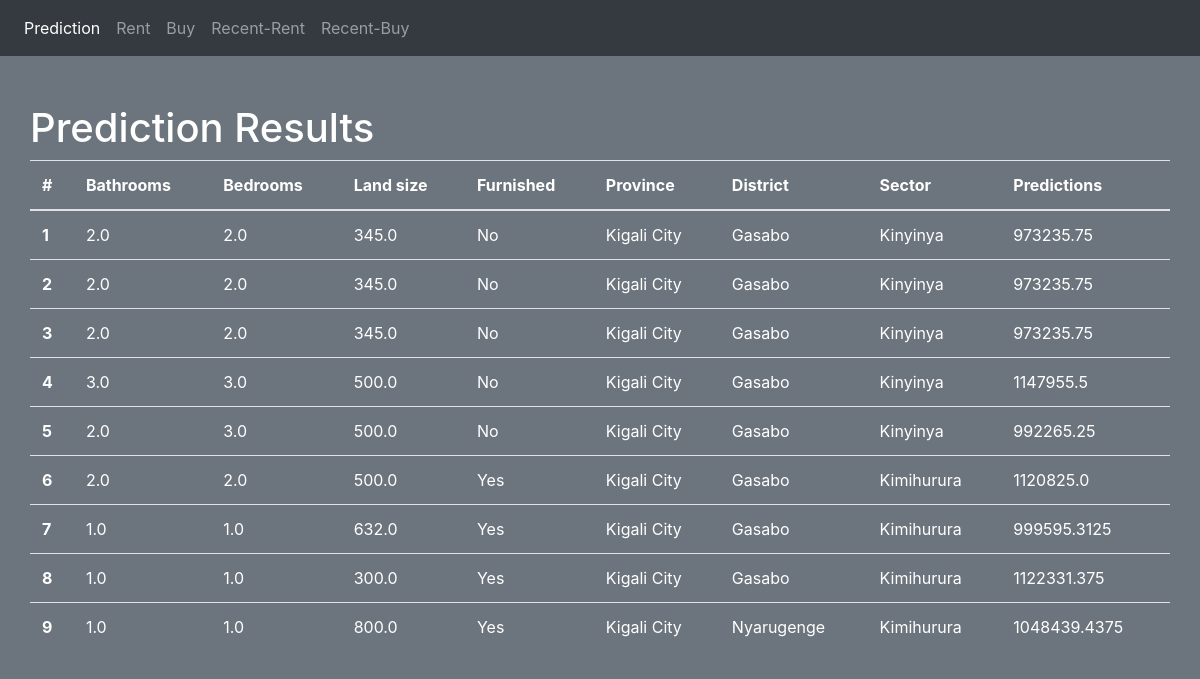
/results/, run on an earlier commit of the app's database.
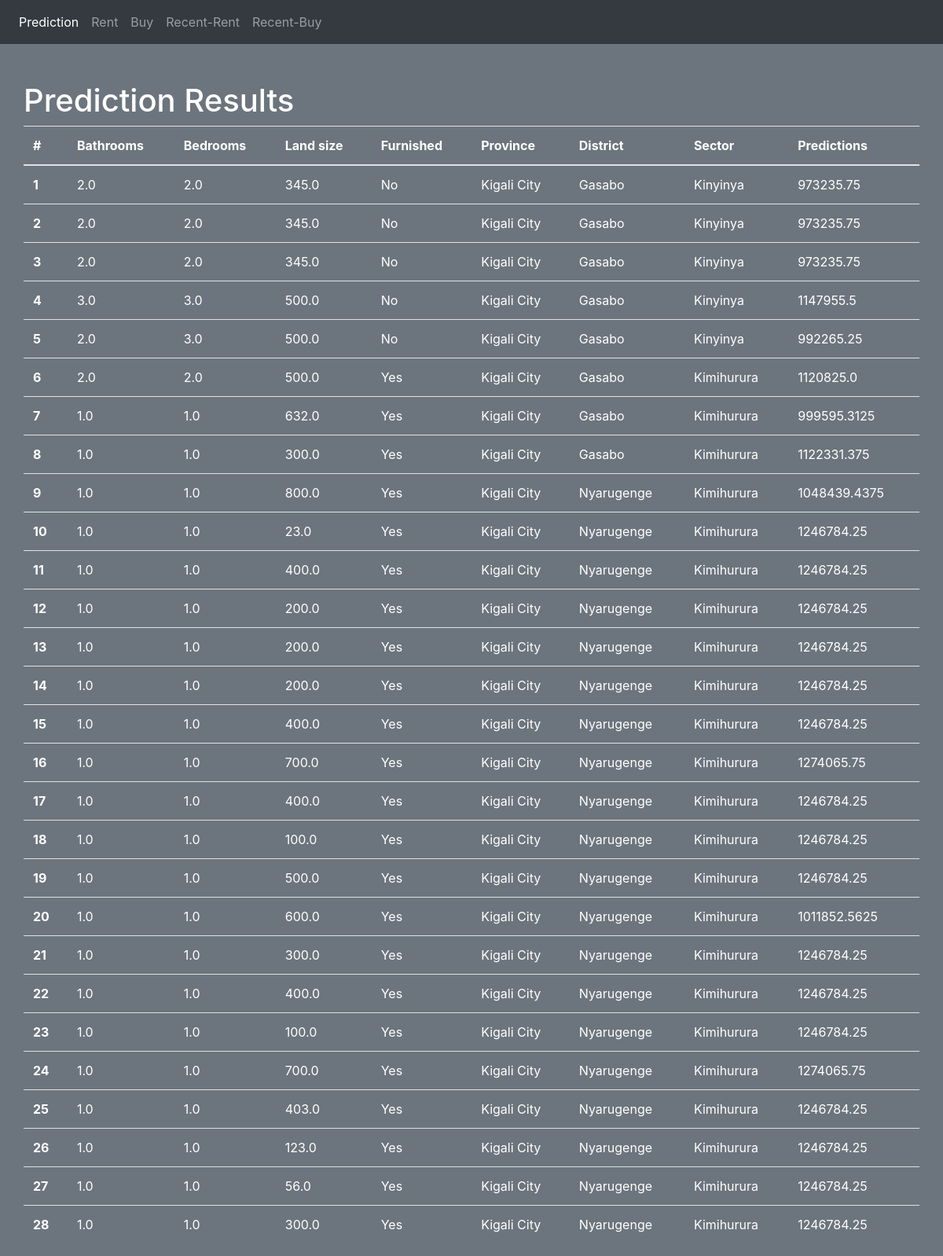
And on a later commit of the database.
### predict/models.py (models this page shows, shortened)
class PredResults(models.Model):
    bedrooms=models.FloatField()
    bathrooms=models.FloatField()
    land_size=models.FloatField()
    furnished=models.CharField(max_length=5, choices=FURNISHED_CHOICES)
    province=models.CharField(max_length=50)
    district=models.CharField(max_length=50)
    sector=models.CharField(max_length=50)
    prediction=models.FloatField()

### predict/views.py (the view)
# urls.py: path('results/', views.view_results, name='results'),
def view_results(request):
    data = {"dataset": PredResults.objects.all()}
    return render(request, "results.html", data)

### templates/results.html
{% extends "base.html" %}
{% block main %}
    <div class="container pt-5">
        <div class="row">
        <h1>Prediction Results</h1>
            <table class="table text-white">
                <thead>
                <tr>
                <th scope="col">#</th>
                <th scope="col">Bathrooms</th>
                <th scope="col">Bedrooms</th>
                <th scope="col">Land size</th>
                <th scope="col">Furnished</th>
                <th scope="col">Province</th>
                <th scope="col">District</th>
                <th scope="col">Sector</th>
                <th scope="col">Predictions</th>
                </tr>
                </thead>
                <tbody>
                {% for data in dataset %}
                    <tr>
                    <th scope="row">{{ data.id }}</th>
                    <td>{{ data.bathrooms }}</td>
                    <td>{{ data.bedrooms }}</td>
                    <td>{{ data.land_size }}</td>
                    <td>{{ data.furnished }}</td>
                    <td>{{ data.province }}</td>
                    <td>{{ data.district }}</td>
                    <td>{{ data.sector }}</td>
                    <td>{{ data.prediction }}</td>
                    </tr>
                {% endfor %}
                </tbody>
            </table>
        </div>
    </div>
{% endblock %}

What changed in the data, as far as the page shows it:
added PredResults: id "10", bathrooms "1.0", bedrooms "1.0", land_size "23.0", furnished "Yes", province "Kigali City", district "Nyarugenge", sector "Kimihurura", prediction "1246784.25"
added PredResults: id "11", bathrooms "1.0", bedrooms "1.0", land_size "400.0", furnished "Yes", province "Kigali City", district "Nyarugenge", sector "Kimihurura", prediction "1246784.25"
added PredResults: id "12", bathrooms "1.0", bedrooms "1.0", land_size "200.0", furnished "Yes", province "Kigali City", district "Nyarugenge", sector "Kimihurura", prediction "1246784.25"
added PredResults: id "13", bathrooms "1.0", bedrooms "1.0", land_size "200.0", furnished "Yes", province "Kigali City", district "Nyarugenge", sector "Kimihurura", prediction "1246784.25"
added PredResults: id "14", bathrooms "1.0", bedrooms "1.0", land_size "200.0", furnished "Yes", province "Kigali City", district "Nyarugenge", sector "Kimihurura", prediction "1246784.25"
added PredResults: id "15", bathrooms "1.0", bedrooms "1.0", land_size "400.0", furnished "Yes", province "Kigali City", district "Nyarugenge", sector "Kimihurura", prediction "1246784.25"
added PredResults: id "16", bathrooms "1.0", bedrooms "1.0", land_size "700.0", furnished "Yes", province "Kigali City", district "Nyarugenge", sector "Kimihurura", prediction "1274065.75"
added PredResults: id "17", bathrooms "1.0", bedrooms "1.0", land_size "400.0", furnished "Yes", province "Kigali City", district "Nyarugenge", sector "Kimihurura", prediction "1246784.25"
added PredResults: id "18", bathrooms "1.0", bedrooms "1.0", land_size "100.0", furnished "Yes", province "Kigali City", district "Nyarugenge", sector "Kimihurura", prediction "1246784.25"
added PredResults: id "19", bathrooms "1.0", bedrooms "1.0", land_size "500.0", furnished "Yes", province "Kigali City", district "Nyarugenge", sector "Kimihurura", prediction "1246784.25"
added PredResults: id "20", bathrooms "1.0", bedrooms "1.0", land_size "600.0", furnished "Yes", province "Kigali City", district "Nyarugenge", sector "Kimihurura", prediction "1011852.5625"
added PredResults: id "21", bathrooms "1.0", bedrooms "1.0", land_size "300.0", furnished "Yes", province "Kigali City", district "Nyarugenge", sector "Kimihurura", prediction "1246784.25"
added PredResults: id "22", bathrooms "1.0", bedrooms "1.0", land_size "400.0", furnished "Yes", province "Kigali City", district "Nyarugenge", sector "Kimihurura", prediction "1246784.25"
added PredResults: id "23", bathrooms "1.0", bedrooms "1.0", land_size "100.0", furnished "Yes", province "Kigali City", district "Nyarugenge", sector "Kimihurura", prediction "1246784.25"
added PredResults: id "24", bathrooms "1.0", bedrooms "1.0", land_size "700.0", furnished "Yes", province "Kigali City", district "Nyarugenge", sector "Kimihurura", prediction "1274065.75"
added PredResults: id "25", bathrooms "1.0", bedrooms "1.0", land_size "403.0", furnished "Yes", province "Kigali City", district "Nyarugenge", sector "Kimihurura", prediction "1246784.25"
added PredResults: id "26", bathrooms "1.0", bedrooms "1.0", land_size "123.0", furnished "Yes", province "Kigali City", district "Nyarugenge", sector "Kimihurura", prediction "1246784.25"
added PredResults: id "27", bathrooms "1.0", bedrooms "1.0", land_size "56.0", furnished "Yes", province "Kigali City", district "Nyarugenge", sector "Kimihurura", prediction "1246784.25"
added PredResults: id "28", bathrooms "1.0", bedrooms "1.0", land_size "300.0", furnished "Yes", province "Kigali City", district "Nyarugenge", sector "Kimihurura", prediction "1246784.25"
